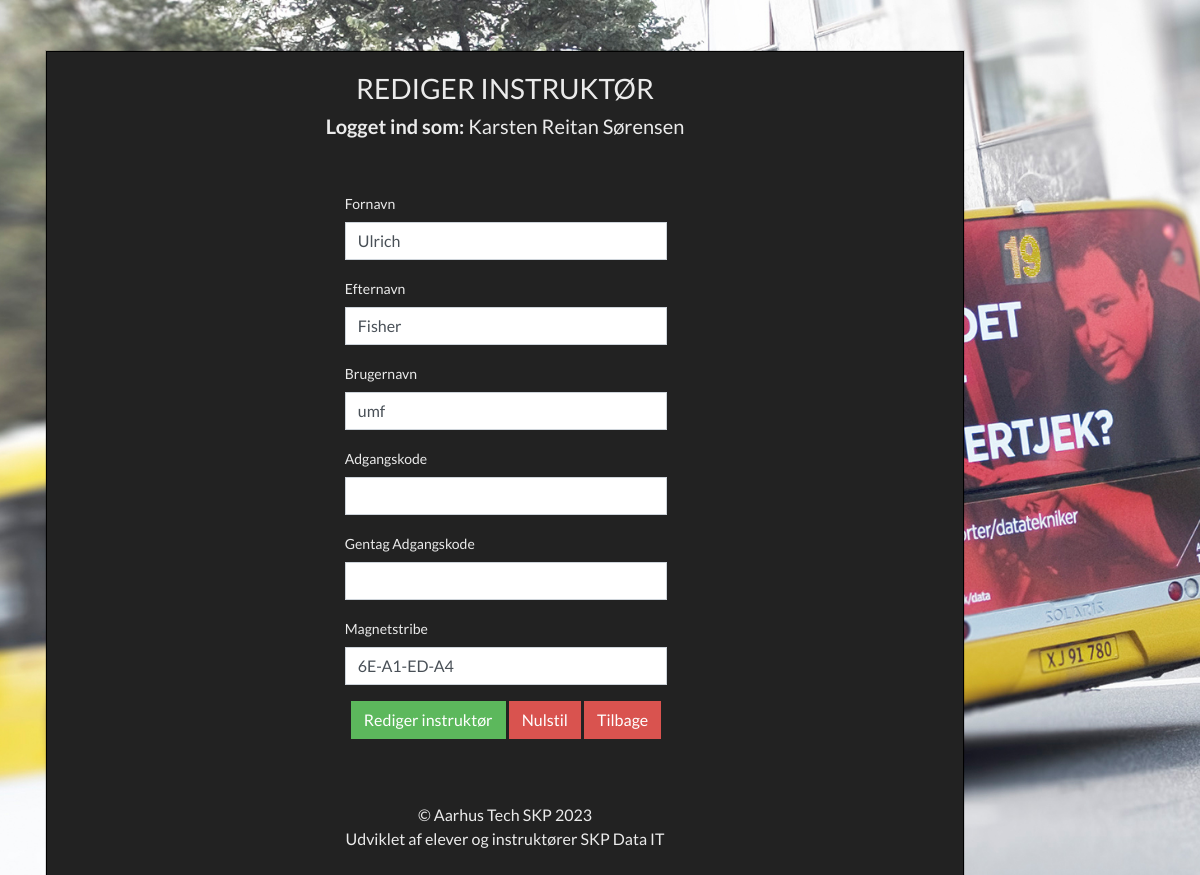
/admin/redigerInstruktoer.php?id=82&y=0&filter=0 (signed in), run on the app's committed database.
### tables this page shows
CREATE TABLE IF NOT EXISTS `tjekind_brugere` (
  `userID` int(11) NOT NULL AUTO_INCREMENT COMMENT 'Brugerens unikke ID',
  `system_id` int(11) NOT NULL DEFAULT 0,
  `fornavn` varchar(50) DEFAULT NULL COMMENT 'Brugerens fornavn',
  `efternavn` varchar(50) DEFAULT NULL COMMENT 'Brugerens efternavn',
  `brugernavn` varchar(20) DEFAULT NULL COMMENT 'Brugerens brugernavn',
  `password` varchar(60) DEFAULT NULL COMMENT 'Brugerens password',
  `magnetstribe` varchar(50) DEFAULT NULL COMMENT 'Brugerens magnetstribe (Studiekort)',
  `magnet_crypt` text DEFAULT NULL,
  `status` enum('0','1','2') NOT NULL DEFAULT '0' COMMENT 'Brugerens status',
  `tjekind_timestamp` datetime NOT NULL DEFAULT current_timestamp() COMMENT 'Tidsstempel for hvornår brugeren er tjekket ind',
  `user_level` enum('0','1') NOT NULL DEFAULT '0' COMMENT 'Brugerens rettighedsniveau',
  `iSKP` enum('0','1') NOT NULL DEFAULT '1',
  `bemning` enum('Syg','Ekstern Opgave','Job Samtale','Forsinket','Ikke Godkendt','Andet','Datastue','Ulovlig fravær','Ferie / Fridag','?','Corona') DEFAULT NULL,
  PRIMARY KEY (`userID`)
);

### html/classes/User.php (called while the page is built, shortened)
<?php
	class User {
		private $_db;
		function __construct() {
			$this->_db = new Database();
		}
		public function getInfo($value) {
			if(is_numeric($value)) {
				$sql = "SELECT * FROM tjekind_brugere WHERE userID=?";
				$bindings = array($value);
				$result = $this->_db->custom_query($sql,$bindings);
				foreach($result as $row) {
					$userdata = array(
						'userID' => $row->userID,
						'fornavn' => $row->fornavn,
						'efternavn' => $row->efternavn,
						'fulde_navn' => $row->fornavn . ' ' . $row->efternavn,
						'brugernavn' => $row->brugernavn,
						'magnetstribe' => $row->magnetstribe,
						'status' => $row->status,
						'tjekind_timestamp' => $row->tjekind_timestamp,
						'user_level' => $row->user_level,
						'iSKP' => $row->iSKP,
						'bemning' => $row->bemning
					);
				}
				return $userdata;
			} else {
				die('Value given is not numeric! getInfo(> ! <)');
			}
		}
	}

### html/classes/Config.php (called while the page is built)
<?php
class Config {
    public static function get($path = null) {
        if ($path){
            $config = $GLOBALS['config'];
            $path = explode('/', $path);
            foreach($path as $bit) {
                if(isset($config[$bit])) {
                    $config = $config[$bit];
                }
            }
            return $config;
        }
        return false;
    }
}

### html/classes/Database.php (called while the page is built, shortened)
<?php
class Database {
    private $pdo;
    public function __construct()
    {
        try
        {
            $this->pdo = new PDO(Config::get('database/dsn'), Config::get('database/username'), Config::get('database/password'), array(PDO::MYSQL_ATTR_INIT_COMMAND => "SET NAMES '" . Config::get('database/charset') . "';"));
            $this->pdo->exec("SET CHARACTER SET " . Config::get('database/charset'));
            $this->pdo->setAttribute(PDO::ATTR_ERRMODE, PDO::ERRMODE_EXCEPTION);
            $this->pdo->query("set names " . Config::get('database/charset'));
        } catch (PDOException $e)
        {
            die("[DATABASE ERROR] " . $e->getMessage());
        }
    }
    public function custom_query( $sql,$data=null)
    {
        if ($data!==null) {
            $dat=array_values($data);
        }
        $sel = $this->pdo->prepare( $sql );
        if ($data!==null) {
            $sel->execute($dat);
        } else {
            $sel->execute();
        }
        $sel->setFetchMode( PDO::FETCH_OBJ );
        return $sel;
    }
}
?>

### html/admin/redigerInstruktoer.php (the view, shortened to what this page needs)
<?php
$user = new User();
$userdata       = $user->getInfo(Session::get('userID'));
$updatedata     = $user->getInfo($_GET['id']);
?>
<!DOCTYPE html>
<html>
    <head>
        <link rel="stylesheet" type="text/css" href="/assets/css/bootstrap.min.css">
        <link rel="stylesheet" type="text/css" href="/assets/css/custom.css">
    </head>
    <body>
        <div class="container">
            <div class="row">
                <div class="col-md-10 col-md-offset-1" style="margin-top: 50px;">
                    <div class="card card-default">
                        <div id="splash" class="card-body">
                            <h3 class="text-center">REDIGER INSTRUKTØR</h3>
                            <h5 class="text-center"><strong>Logget ind som:</strong> <?php echo $userdata['fulde_navn']; ?></h5>
                            <br />
                            <div class="row">
                                <div class="col-sm-6" style="left:29%;">
                                    <form class="form-horizontal" method="post" style="padding-top: 21px;text-align:center;">
                                        <fieldset>
                                            <div class="form-group" style="text-align:left;">
                                            <label for="inputFornavn" class="col-lg-6 control-label">Fornavn</label>
                                            <div class="col-lg-10">
                                                <input type="text" class="form-control" id="inputFornavn" name="fornavn" placeholder="Steffen" value="<?php echo $updatedata['fornavn']; ?>">
                                            </div>
                                            </div>
                                            <div class="form-group" style="text-align:left;">
                                            <label for="inputEfternavn" class="col-lg-6 control-label">Efternavn</label>
                                            <div class="col-lg-10">
                                                <input type="text" class="form-control" id="inputEfternavn" name="efternavn" placeholder="Sørensen" value="<?php echo $updatedata['efternavn']; ?>">
                                            </div>
                                            </div>
                                            <div class="form-group" style="text-align:left;">
                                            <label for="inputBrugernavn" class="col-lg-6 control-label">Brugernavn</label>
                                            <div class="col-lg-10">
                                                <input type="text" class="form-control" id="inputBrugernavn" name="brugernavn" placeholder="stef1932" value="<?php echo $updatedata['brugernavn']; ?>">
                                            </div>
                                            </div>
                                            <div class="form-group" style="text-align:left;">
                                            <label for="inputAdgangskode" class="col-lg-6 control-label">Adgangskode</label>
                                            <div class="col-lg-10">
                                                <input type="password" class="form-control" id="inputAdgangskode" name="adgangskode" placeholder="">
                                            </div>
                                            </div>
                                            <div class="form-group" style="text-align:left;">
                                            <label for="inputGentagAdgangskode" class="col-lg-6 control-label">Gentag Adgangskode</label>
                                            <div class="col-lg-10">
                                                <input type="password" class="form-control" id="inputGentagAdgangskode" placeholder="">
                                            </div>
                                            </div>
                                            <div class="form-group" style="text-align:left;">
                                            <label for="inputMagnetstribe" class="col-lg-6 control-label">Magnetstribe</label>
                                            <div class="col-lg-10">
                                                <input type="text" class="form-control" id="inputMagnetstribe" name="magnetstribe" placeholder="æ123_" value="<?php echo $updatedata['magnetstribe']; ?>">
                                            </div>
                                            </div>
                                            <div class="form-group">
                                            <div class="col-lg-10 col-lg-offset-2">
                                                <button type="submit" class="btn btn-success">Rediger instruktør</button>
                                                <button type="reset" class="btn btn-danger">Nulstil</button>
                                                <a class="btn btn-danger" href="/admin/dashboard.php?instruktoerPopUp=ja">Tilbage</a>
                                            </div>
                                            </div>
                                        </fieldset>
									</form>
                                    </div>
                                </div>
                            <br />
                            <br />
							<center><p class="text-center">&copy; Aarhus Tech SKP <?php echo date('Y'); ?><br/>Udviklet af elever og instruktører SKP Data IT</p></center>
                        </div>
                    </div>
                </div>
            </div>
        </div>
    </body>
</html>

### html/assets/css/custom.css (style rules this page uses)
body { background: url('/assets/images/background.jpg') no-repeat center center fixed; background-size: cover; }
.card { background: transparent; }
.card-body { background-color: #222222; border: 1px solid #000000; }

### data on the page
tjekind_brugere: fornavn "Ulrich", efternavn "Fisher", brugernavn "umf", magnetstribe "6E-A1-ED-A4"

### other printed values
$userdata['fulde_navn'] "Karsten Reitan Sørensen"
